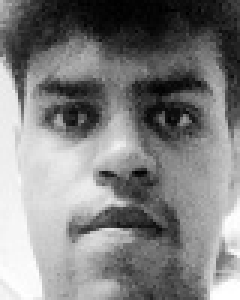
#> input picture New folder/anaconda_projects/db/Comp_vision/user_data/Somil/1.jpg, 80 x 100 px (shown 3 times larger)
$ jupyter execute --allow-errors face_recog_deply_0207.ipynb   (text cells are left out)
#> lines starting #> are read from the running program, lines starting #| are printed output that depends on the picture
[cell 1]
### load basic libs
import pandas as pd
import numpy as np
import os
import cv2

import matplotlib.pyplot as plt

[cell 2]
#1
def detect_face(frame):
    detector=cv2.CascadeClassifier("haarcascade_frontalface_alt.xml")
    face=detector.detectMultiScale(frame,1.2)
    return face
#2
def gray_scale(image):
    img=cv2.cvtColor(image,cv2.COLOR_BGR2GRAY)
    return img
#3
def cut_face(images,face_coords):
    faces=[]

    for (x,y,w,h) in face_coords:
        img=images[y:y+h,x:x+w]
        faces.append(img)
    return faces
#4
def normalize_intensity(images):
    normalize_image=[]
    for image in images:
        img=cv2.equalizeHist(image)
        normalize_image.append(img)
    return normalize_image

#5
def resize(images,size=(80,100)):
    resized_images=[]
    for img in images:
        image=cv2.resize(img,size)
        resized_images.append(image)
    return resized_images
def pipeline(image,face_coords):
    faces=cut_face(image,face_coords)
    #R, G, B = cv2.split(faces[0])


   # equ = cv2.merge((output1_R, output1_G, output1_B))
    # gray=gray_scale(faces)

    faces=resize(faces)
    return faces
def plot_fxn(image,title=''):
    if image.shape==3:
        cv2.cvtColor(image,cv2.COLOR_BGR2RGB)
    plt.axis('off')
    plt.title(title)
    plt.imshow(image,cmap="gray")
    plt.show()
#7
def draw_rectangle(image,coords):
    for (x,y,w,h) in coords :
        cv2.rectangle(image,(x,y),(x+w,y+h),(0,0,255),4)

def collect_data():
    images=[]
    label=[]
    label_dict={}
    people=[person for person in os.listdir("user_data")]
    for i, person in enumerate(people):
        label_dict[i]=person
        for img in os.listdir("user_data/"+person):
            imgs=cv2.imread("user_data/"+person+"/"+img,0)
#> imgs is the input picture: shape (100, 80); min 0, max 255, mean 128.6
            images.append(imgs)
            label.append(i)
    return(images,label,label_dict)

_,_,label_dict=collect_data()

[cell 3]
import pickle
sc=pickle.load(open("scaling_model.pkl","rb"))
#> (reads New folder/anaconda_projects/db/Comp_vision/scaling_model.pkl from the repository)
model=pickle.load(open("face_recog_model.pkl","rb"))
#> (reads New folder/anaconda_projects/db/Comp_vision/face_recog_model.pkl from the repository)
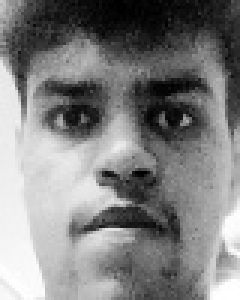
#> input picture New folder/anaconda_projects/db/Comp_vision/user_data/Somil/4.jpg, 80 x 100 px, given in place of the camera (shown 3 times larger)
#> further down, frame is the input picture: shape (100, 80, 3); min 0, max 255, mean 128.5
#> (the rest of this cell did not finish here and is left out)

[cell 4]
cam=cv2.VideoCapture(0)

[cell 5]
cv2.namedWindow("Face Recoginsation System")
#> (the rest of this cell did not finish here and is left out)

    face_coord=detect_face(gray)
#> in detect_face, `face=detector.detectMultiScale(frame,1.2)`: face = [[3, 11, 72, 72]]
    if len(face_coord)>0:
        faces=pipeline(gray,face_coord)
#> the loop in cut_face, `for (x,y,w,h) in face_coords:` made 1 pass
#> pass 1, in cut_face, `img=images[y:y+h,x:x+w]`:
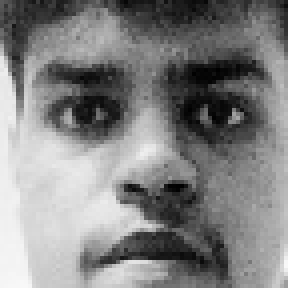
#> img: shape (72, 72) (shown 4 times larger); min 0, max 248, mean 129.8
#> after the loop in cut_face, `for (x,y,w,h) in face_coords:`: faces = 1 item
#> the loop in resize, `for img in images:` made 1 pass
#> pass 1, in resize, `image=cv2.resize(img,size)`:
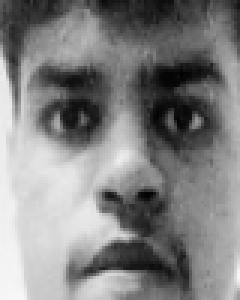
#> image: shape (100, 80) (shown 3 times larger); min 1, max 248, mean 129.7
        for i,face in enumerate(faces):
            t=face.reshape(1,-1)
            tst=sc.transform(t)
            test=pca.transform(tst)
            pred=model.predict(test)
            print(label_dict[pred[0]])
    else:
        cv2.putText(frame,"NO FACE FOUND",(5,5),cv2.FONT_HERSHEY_PLAIN,3,(0,0,255))
    draw_rectangle(frame,face_coord)
    cv2.imshow("face recognition system",frame)
    if cv2.waitKey(5)==27:
        break
cam.release()
cv2.destroyAllWindows()
